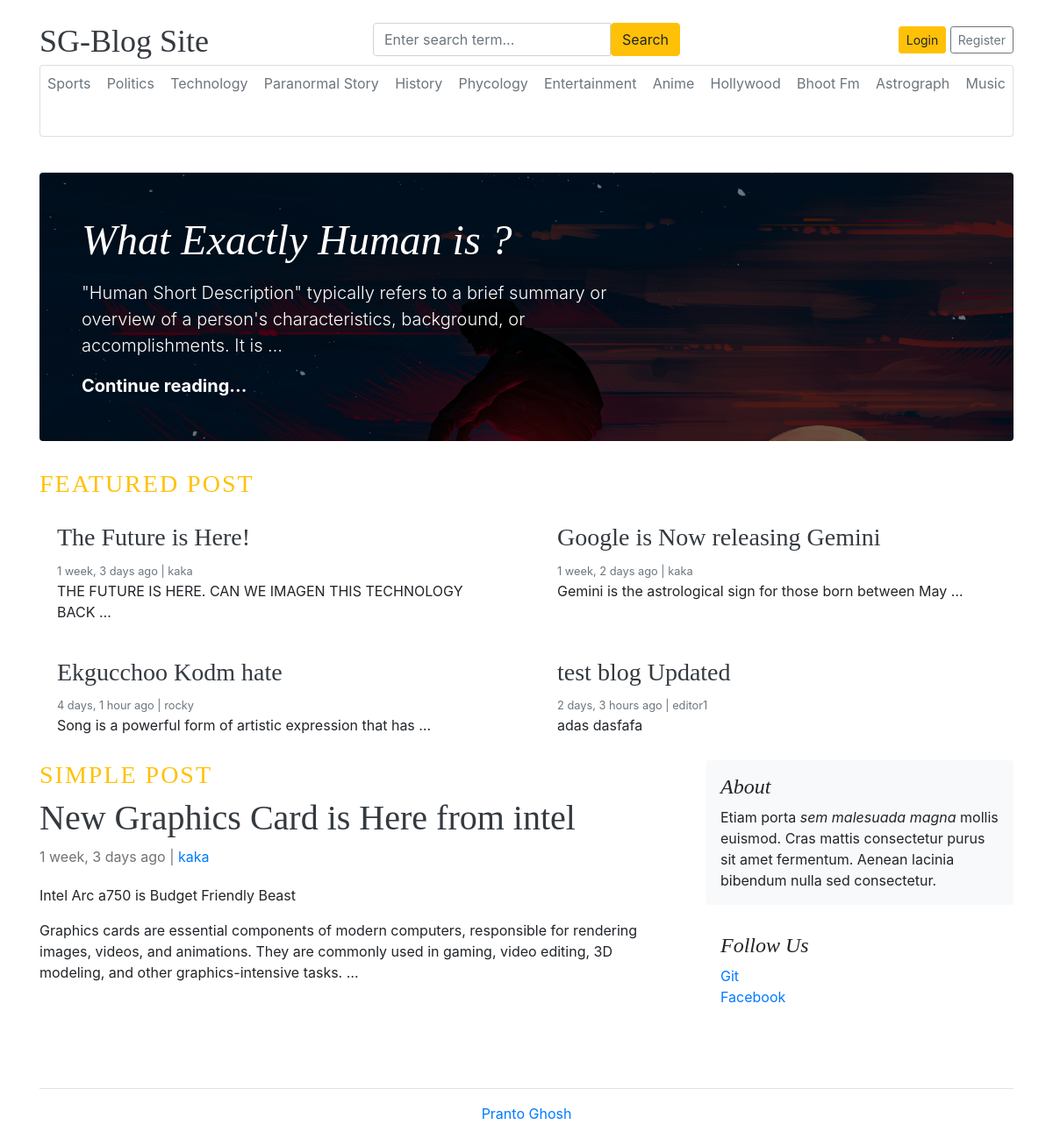
The page / on the database its author committed.
### blogs/models.py (models this page shows, shortened)
class category(models.Model):
    category_name=models.CharField(max_length=50,unique=True)
    created_at=models.DateTimeField(auto_now_add=True)
    updated_at=models.DateTimeField(auto_now=True)
    class Meta:
        verbose_name_plural='category'

class Blog(models.Model):
    title = models.CharField(max_length=100)
    slug = models.SlugField(max_length=150,unique=True,blank=True)
    author = models.ForeignKey(User,on_delete=models.CASCADE)
    category = models.ForeignKey(category,on_delete=models.CASCADE)
    featured_image = models.ImageField(upload_to='uploads/%Y/%m/%d')
    short_description = models.TextField(max_length=500)
    blog_body = models.TextField(max_length=52000)
    status = models.CharField(max_length=20,choices=STATUS_CHOICE,default="Draft")
    is_featured = models.BooleanField(default=False)
    created_at = models.DateTimeField(auto_now_add=True)
    updated_at = models.DateTimeField(auto_now=True)

class social_link(models.Model):
    platform=models.CharField(max_length=20)
    link=models.URLField(max_length=150)
    created_at=models.DateTimeField(auto_now_add=True)
    updated_at=models.DateTimeField(auto_now=True)

### blog_main/views.py (the view)
# urls.py: 2. Add a URL to urlpatterns:  path('', views.home, name='home')
def home(request):
    category_list=category.objects.all()
    featured_post=Blog.objects.filter(is_featured=True,status="Published").order_by('updated_at')
    simple_post=Blog.objects.filter(is_featured=False,status="Published" ).order_by('updated_at')
    context={
        'category_list':category_list,
        'featured_post':featured_post,
        'simple_post':simple_post
    }
    return render(request,'home.html',context)

### blogs/context_processors.py (called while the page is built)
def category_list(request):
    category_list=category.objects.all()
    return dict(category_list=category_list)

def Social_Link(requset):
    social_links=social_link.objects.all()
    return dict(social_links=social_links)

### templates/home.html
{% extends 'base.html'%}

### templates/base.html (shortened to what this page needs)
{% load static %}
<!DOCTYPE html>
<html lang="en">
<head>
    <link href="https://getbootstrap.com/docs/4.0/dist/css/bootstrap.min.css" rel="stylesheet">
    <link href="{% static 'css/blog.css' %}" rel="stylesheet">
    <link rel="stylesheet" href="https://cdnjs.cloudflare.com/ajax/libs/font-awesome/4.7.0/css/font-awesome.min.css">
  </head>
    <div class="container">
      <header class="blog-header py-3">
        <div class="row flex-nowrap justify-content-between align-items-center">
          <div class="col-4 pt-1">
            <a class="blog-header-logo text-dark" href="/">SG-Blog Site </a>
          </div>
          <div class="col-4 ">
            <form action="{% url 'search' %}" method="GET">
              <div class="input-group">
                <input class="form-control" type="text" name="keyword" placeholder="Enter search term..." aria-label="Enter search term..." aria-describedby="button-search" />
                <button type="submit" class="btn btn-warning" id="button-search" type="button">Search</button>
            </div>
            </form>
          </div>
          <div class="col-4 d-flex justify-content-end align-items-center">
            {% if not user.is_authenticated %}
            <a class="btn btn-sm btn-warning" href="{% url 'login' %}">Login</a> &nbsp;
            <a class="btn btn-sm btn-outline-secondary" href="{% url 'register' %}">Register</a>
            {% else %}
            <span><a href="{% url 'dashboard' %}"> Dashboard </a></span>
            &emsp;
            <span><a href="{% url 'logout' %}">Logout</a> </span>
            {% endif %}
          </div>
        </div>
<div class="card mb-4">
  <nav class="nav d-flex justify-content-between">
    {% for i in category_list%}
    <a class="p-2 text-muted" href="{% url 'post_by_category' i.id  %}" >{{i.category_name}}</a>
    {% endfor %}
  </nav>
  <div class="card-body">
</div>
</div>
    </header>
 {% block body %}
     <body>
{% for post in featured_post%}
{% if forloop.first  %}
  <div  class="jumbotron p-3 p-md-5 text-white rounded bg-dark" style="background-image: url({{post.featured_image.url}});background-blend-mode: overlay;background-size:cover;">
      <div class="col-md-8 px-0">
        <h1 class="display-4 font-italic">{{post.title}}</h1>
        <p class="lead my-3">{{post.short_description | truncatewords:20 }}</p>
        <p class="lead mb-0"><a href="{% url 'blogs' post.slug %}" class="text-white font-weight-bold">Continue reading...</a></p>
      </div>
    </div>
  {% endif %}
  {% endfor %}
<h3 class='text-upercase text-warning' style='letter-spacing: 2px;' > FEATURED POST</h3>
  <div class="row mb-2">
   {% for post in featured_post %}
   {% if not forloop.first %}
    <div class="col-md-6">
      <div class="card border-0" >
        <div class="card-body">
          <h3> <a href="{% url 'blogs' post.slug %}" class="text-dark">{{post.title}} </a></h3>
          <small class="mb-1 text-muted">{{post.created_at | timesince }} ago | {{post.author}}</small>
          <p class="card-text">{{post.short_description | truncatewords:10 }}</p>
        </div>
      </div>
  </div>
  {% endif %}
  {% endfor %}
</div>
  <main role="main" class="container p-0">
    <div class="row">
      <div class="col-md-8 blog-main">
        <h3 class='text-upercase text-warning' style='letter-spacing: 2px;' > SIMPLE POST</h3>
       {% for post in simple_post %}
        <div class="blog-post">
          <h2 class="blog-post-title "><a href="{% url 'blogs' post.slug %}" class="text-dark">{{post.title}}</a></h2>
          <p class="blog-post-meta">{{post.created_at | timesince }} ago | <a href="#">{{post.author}}</a></p>
          <p>{{post.short_description}}</p>
          <p>{{post.blog_body | truncatewords:29 }}</p>
      {% endfor %}
        </div>
      </div>
      <aside class="col-md-4 blog-sidebar">
        <div class="p-3 mb-3 bg-light rounded">
          <h4 class="font-italic">About</h4>
          <p class="mb-0">Etiam porta <em>sem malesuada magna</em> mollis euismod. Cras mattis consectetur purus sit amet fermentum. Aenean lacinia bibendum nulla sed consectetur.</p>
        </div>
        {% if  social_links %}
        <div class="p-3">
          <h4 class="font-italic">Follow Us</h4>
          <ol class="list-unstyled">
            {% for i in social_links %}
            <li><a href="{{i.link}}" target="_blank">{{i.platform}}</a></li>
            {% endfor %}
          </ol>
        </div>
        {% endif %}
      </aside>
    </div>
  </main>
</div>
<div class="container">
</body>
{% endblock %}
  <footer class="py-3 my-4">
    <ul class="nav justify-content-center border-bottom pb-3 mb-3">
    </ul>
    <p  class="text-center text-muted"> <a href="https://github.com/superkhool" > Pranto Ghosh </a></p>
  </footer>
</div>
</html>

### static/css/blog.css (style rules this page uses)
.blog-header { border-bottom: 1px solid #e5e5e5; }
.blog-header-logo { font-family: "Playfair Display", Georgia, "Times New Roman", serif; font-size: 2.25rem; }
h1, h2, h3, h4, h5, h6 { font-family: "Playfair Display", Georgia, "Times New Roman", serif; }
.display-4 { font-size: 2.5rem; }
@media (min-width: 768px) { .display-4 { font-size: 3rem; } }
.blog-post { margin-bottom: 4rem; }
.blog-post-title { font-size: 2.5rem; }
.blog-post-meta { margin-bottom: 1.25rem; color: #727272; }

### rows shown on the page
category: category_name "Sports"
category: category_name "Politics"
category: category_name "Technology"
category: category_name "Paranormal Story"
category: category_name "History"
category: category_name "Phycology"
category: category_name "Entertainment"
category: category_name "Anime"
category: category_name "Hollywood"
category: category_name "Bhoot Fm"
category: category_name "Astrograph"
category: category_name "Music"
Blog: featured_image (picture), title "What Exactly Human is ?", short_description "\"Human Short Description\" typically refers to a brief summary or overview of a person's characteristics, background, or accomplishments. It is …"
Blog: title "The Future is Here!", created_at "1 week, 3 days", author "kaka", short_description "THE FUTURE IS HERE. CAN WE IMAGEN THIS TECHNOLOGY BACK …"
Blog: title "Google is Now releasing Gemini", created_at "1 week, 2 days", author "kaka", short_description "Gemini is the astrological sign for those born between May …"
Blog: title "Ekgucchoo Kodm hate", created_at "4 days, 1 hour", author "rocky", short_description "Song is a powerful form of artistic expression that has …"
Blog: title "test blog Updated", created_at "2 days, 3 hours", author "editor1", short_description "adas dasfafa"
Blog: title "New Graphics Card is Here from intel", created_at "1 week, 3 days", author "kaka", short_description "Intel Arc a750 is Budget Friendly Beast", blog_body "Graphics cards are essential components of modern computers, responsible for rendering images, videos, and animations. They are commonly used in gaming, video editing, 3D modeling, and other graphics-intensive tasks. …"
social_link: platform "Git"
social_link: platform "Facebook"
